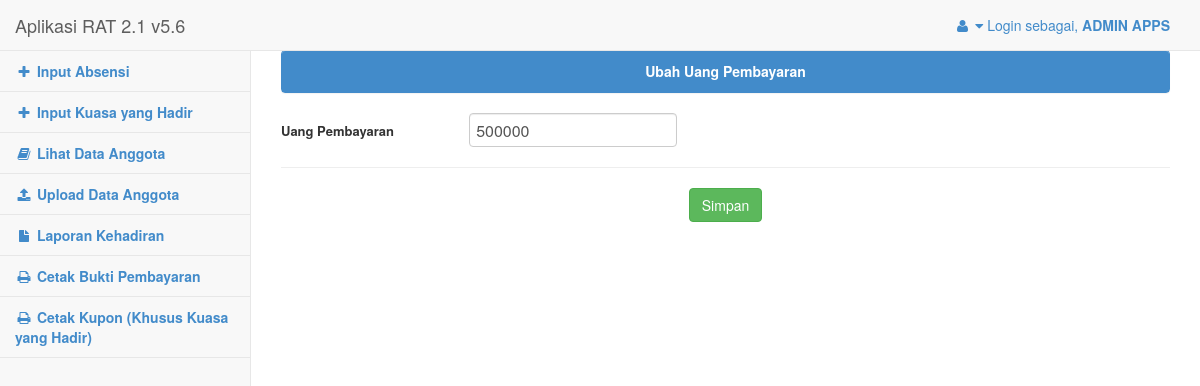
The app's page /pages/index.php?id=101 (signed in), older data.
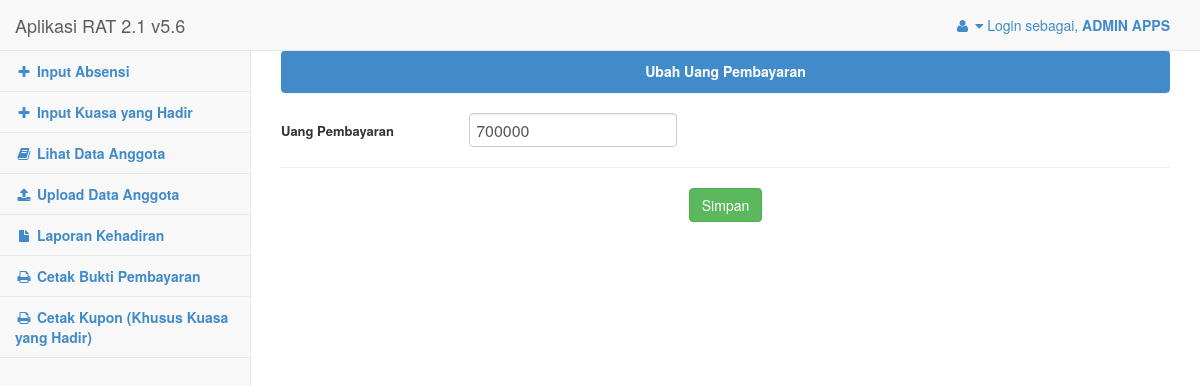
The same page, newer data.
### tables this page shows
CREATE TABLE `bayar` (
  `bayar` int(11) NOT NULL
);

### pages/inputuang.php (the view, shortened to what this page needs)
<head>
</head>
<div class="panel panel-primary">
    <div class="panel-heading">
      <b><center>Ubah Uang Pembayaran</center></b>
    </div>
  </div>
<?php
$dbhost = 'localhost';
$dbuser = 'root';
$dbpass = '';
$koneksi = mysql_connect($dbhost, $dbuser, $dbpass);
$sql="Select * from bayar";
$ambildata = mysql_query( $sql, $koneksi);
$row =mysql_fetch_array($ambildata);
$bayar = $row['bayar'];
?>
<form action="?id=102" method="post">
		<table>
<tr><td><b>Uang Pembayaran</b></td><td class="col-lg-2"></td>
<td><div id="angka"><input type="text" name="bayar" size="25" class="form-control" <?php echo "value='$bayar'";?> id="inputku" onkeydown="return numbersonly(this, event);" onkeyup="javascript:tandaPemisahTitik(this);" autofocus></div></td></tr>
</table>
<hr>
<center>
	<input type="submit" name="simpan" value="Simpan" class="btn btn-success" id="rupiah">
</center>
</form>

### pages/index.php (shortened to what this page needs)
<?php
    if(isset($_SESSION['login']))
    {
?>
<html>
    <head>
    <link href="../assets/css/bootstrap.min.css" rel="stylesheet">
    <link href="../assets/font-awesome/css/font-awesome.css" rel="stylesheet">
    <link href="../assets/css/plugins/dataTables/dataTables.bootstrap.css" rel="stylesheet">
    <link href="../assets/css/sb-admin.css" rel="stylesheet">
</head>
<body>
    <div id="wrapper">
    <nav class="navbar navbar-default navbar-fixed-top" role="navigation" style="margin-bottom: 0">
            <div class="navbar-header">
                <a class="navbar-brand" href="index.php">Aplikasi RAT 2.1 v5.6</a>
            </div>
            <ul class="nav navbar-top-links navbar-right">
                <li class="dropdown">
                    <a class="dropdown-toggle" data-toggle="dropdown" href="#">
                        <i class="fa fa-user fa-fw"></i> <i class="fa fa-caret-down"></i>
                        Login sebagai, <b><?php echo $_SESSION['nama']; ?></b>
                    </a>
                </li>
            </ul>
            <div class="navbar-default navbar-static-side" role="navigation">
                <div class="sidebar-collapse">
                    <ul class="nav" id="side-menu">
                        <li>
                            <a href="index.php?id=1"><i class="fa fa-plus fa-fw"></i><b> Input Absensi</b></a>
                        </li>
                        <li>
                            <a href="index.php?id=18"><i class="fa fa-plus fa-fw"></i><b> Input Kuasa yang Hadir</b></a>
                        </li>
                        <li>
                            <a href="index.php?id=3"><i class="fa fa-book fa-fw"></i><b> Lihat Data Anggota</b></a>
                        </li>
                        <li>
                            <a href="index.php?id=8"><i class="fa fa-upload fa-fw"></i><b> Upload Data Anggota</b></a>
                        </li>
                        <li>
                            <a href="index.php?id=7"><i class="fa fa-file fa-fw"></i><b> Laporan Kehadiran</b></a>
                        </li>
                        <li>
                            <a href="index.php?id=12"><i class="fa fa-print fa-fw"></i><b> Cetak Bukti Pembayaran</b></a>
                        </li>
                        <li>
                            <a href="index.php?id=21"><i class="fa fa-print fa-fw"></i><b> Cetak Kupon (Khusus Kuasa yang Hadir)</b></a>
                        </li>
                    </ul>
                </div>
            </div>
        </nav>
        <div id="page-wrapper">
            <?php
            include 'switch.php';
            ?>
        </div>
    </div>
</body>
</html>
<?php
    }
    else
    {
        include "login.html";
    }
?>

### pages/switch.php (shortened to what this page needs)
<?php
$link = $_GET['id'];
 switch($link)
 {
	case 101:
	include "inputuang.php";
	break;
}
?>

### assets/css/sb-admin.css (style rules this page uses)
body { background-color: #f8f8f8; padding-top: 100px; }
@media (min-width:768px) { body { padding-top: 50px; } }
#wrapper { width: 100%; }
#page-wrapper { padding: 0 15px; min-height: 568px; background-color: #fff; }
@media (min-width:768px) { #page-wrapper { position: inherit; margin: 0 0 0 250px; padding: 0 30px; min-height: 1300px; border-left: 1px solid #e7e7e7; } }
.navbar-static-side ul li { border-bottom: 1px solid #e7e7e7; }
.navbar-top-links li { display: inline-block; }
.navbar-top-links li:last-child { margin-right: 15px; }
.navbar-top-links li a { padding: 15px; min-height: 50px; }
@media (min-width:768px) { .navbar-static-side { z-index: 1; position: absolute; width: 250px; margin-top: 51px; } }

### pages/index.php (style rules this page uses)
td { font-size: 13px; }

### pages/inputuang.php (style rules this page uses)
#angka { color: white; }
input#inputku { padding: .4em; line-height: 1.4; font-size: 16px; font-size: 16px; width: 80%; }

Row changes from the older to the newer data that the page shows:
removed bayar: bayar "500000"
added bayar: bayar "700000"
